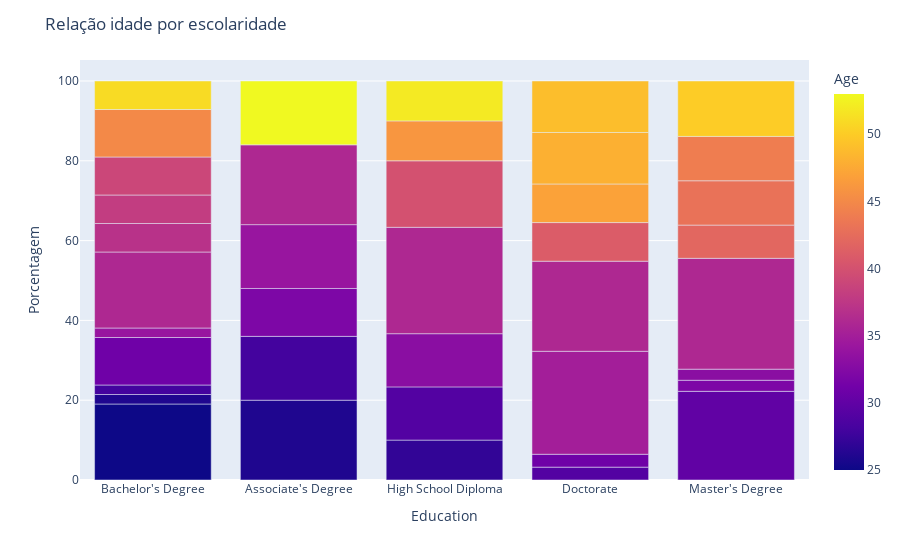

This figure's notebook cell:
### Code cell
#idade e escolaridade
df_grouped = df.groupby(['Age', 'Education']).size().reset_index(name='count')
total_education = df_grouped.groupby('Education')['count'].transform('sum') 
df_grouped['percent'] = (df_grouped['count'] / total_education) * 100
fig = px.bar(df_grouped, x='Education', y='percent', color='Age', barmode='stack',
             labels={'Education': 'Education', 'percent': 'Porcentagem', 'Age': 'Age'})
fig.update_layout(title='Relação idade por escolaridade',
                  yaxis_title='Porcentagem',
                  legend_title='Idade')
fig.show()

### Figure 1 — Plotly figure (JSON) as saved in the notebook; plotly's stock layout.template omitted (floating-point values rounded to 4 significant figures)
{"data": [{"alignmentgroup": "True", "hovertemplate": "Education=%{x}<br>Porcentagem=%{y}<br>Age=%{marker.color}<extra></extra>", "legendgroup": "", "marker": {"color": [25, 26, 26, 27, 28, 28, 29, 29, 30, 31, 31, 32, 32, 33, 33, 34, 34, 35, 36, 36, 36, 36, 36, 37, 38, 39, 40, 41, 42, 43, 44, 45, 46, 47, 48, 49, 50, 51, 52, 53], "coloraxis": "coloraxis", "pattern": {"shape": ""}}, "name": "", "offsetgroup": "", "orientation": "v", "showlegend": false, "textposition": "auto", "type": "bar", "x": ["Bachelor's Degree", "Associate's Degree", "Bachelor's Degree", "High School Diploma", "Associate's Degree", "Bachelor's Degree", "Doctorate", "High School Diploma", "Master's Degree", "Bachelor's Degree", "Doctorate", "Associate's Degree", "Master's Degree", "High School Diploma", "Master's Degree", "Associate's Degree", "Bachelor's Degree", "Doctorate", "Associate's Degree", "Bachelor's Degree", "Doctorate", "High School Diploma", "Master's Degree", "Bachelor's Degree", "Bachelor's Degree", "Bachelor's Degree", "High School Diploma", "Doctorate", "Master's Degree", "Master's Degree", "Master's Degree", "Bachelor's Degree", "High School Diploma", "Doctorate", "Doctorate", "Doctorate", "Master's Degree", "Bachelor's Degree", "High School Diploma", "Associate's Degree"], "xaxis": "x", "y": [19.05, 20, 2.381, 10, 16, 2.381, 3.226, 13.33, 22.22, 11.9, 3.226, 12, 2.778, 13.33, 2.778, 16, 2.381, 25.81, 20, 19.05, 22.58, 26.67, 27.78, 7.143, 7.143, 9.524, 16.67, 9.677, 8.333, 11.11, 11.11, 11.9, 10, 9.677, 12.9, 12.9, 13.89, 7.143, 10, 16], "yaxis": "y"}], "layout": {"barmode": "stack", "coloraxis": {"colorbar": {"title": {"text": "Age"}}, "colorscale": [[0, "#0d0887"], [0.1111, "#46039f"], [0.2222, "#7201a8"], [0.3333, "#9c179e"], [0.4444, "#bd3786"], [0.5556, "#d8576b"], [0.6667, "#ed7953"], [0.7778, "#fb9f3a"], [0.8889, "#fdca26"], [1, "#f0f921"]]}, "legend": {"title": {"text": "Idade"}, "tracegroupgap": 0}, "margin": {"t": 60}, "title": {"text": "Relação idade por escolaridade"}, "xaxis": {"anchor": "y", "domain": [0, 1], "title": {"text": "Education"}}, "yaxis": {"anchor": "x", "domain": [0, 1], "title": {"text": "Porcentagem"}}}}
